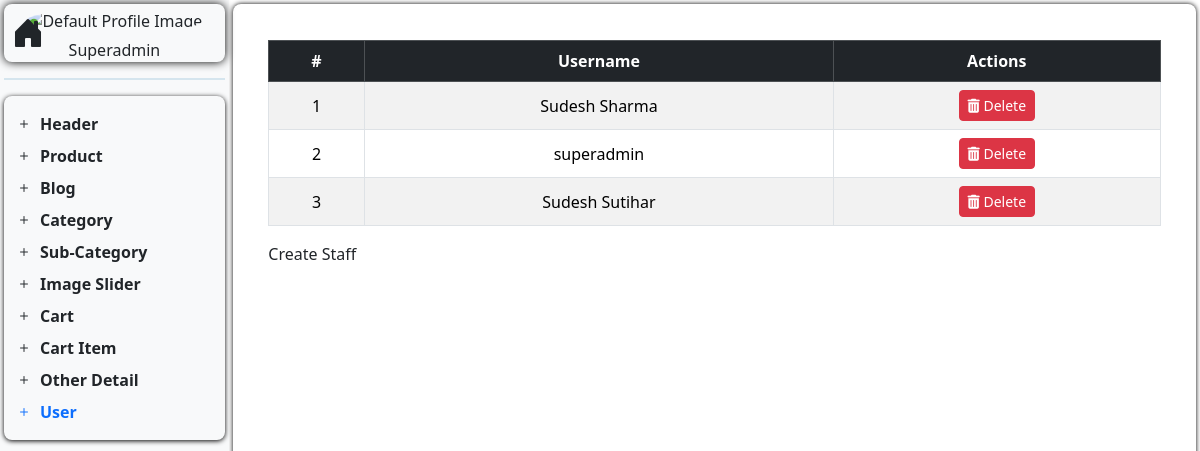
The page /user/ on the database its author committed.
### techspot_app/models.py (models this page shows, shortened)
class UserModel(AbstractBaseUser, PermissionsMixin):
    username = models.CharField(max_length=600, unique=True)
    number = models.PositiveBigIntegerField()
    email = models.EmailField(unique=True)
    is_active = models.BooleanField(default=True)
    is_staff = models.BooleanField(default=False)
    objects = CustomUserManager()
    USERNAME_FIELD = 'email'  # how user logs in
    REQUIRED_FIELDS = ['username', 'number']  # for createsuperuser

### techspot_app/views.py (the view)
# urls.py: path("user/", GetUserAPI, name="getuserapi"),
def user(request):
    return render(
        request, "Dashboard/D_Content/user.html", {"user": UserModel.objects.all()}
    )

### handler/getcartshandler.py (called while the page is built, shortened)
def get_cart_context(request):
    user_id = request.session.get("user_id")
    cart_items, total_items_count, grand_total = [], 0, 0.0
    user = None
    return user, cart_items, total_items_count, grand_total

### techspot_app/context_processors.py (called while the page is built)
def get_common_context(request, products=None, extra_context=None):
    user, cart_items, total_items_count, grand_total = get_cart_context(request)
    context = {
        "categories": CategoryModel.objects.prefetch_related("subcategories").all(),
        "sub_categories": Sub_CategoryModel.objects.all(),
        "images": image_SliderModel.objects.all(),
        "cart_item": cart_items,
        "total_items_count": total_items_count,
        "grand_total": grand_total,
        "header": HeaderModel.objects.last(),
        "otherdetails": OtherDetailModel.objects.last(),
        "advertisement": AdvertisementModel.objects.all(),
        "allcategory": CategoryModel.objects.all(),
    }
    if products:
        context["products"] = products
    if extra_context:
        context.update(extra_context)
    return context

### techspot_app/templates/Dashboard/D_Content/user.html
{% extends "Dashboard/dashboard.html" %}
{% block user%}
<div class="container mt-4">
  {% if user %}
  <table class="table table-bordered table-striped align-middle text-center">
    <thead class="table-dark">
      <tr>
        <th scope="col">#</th>
        <th scope="col">Username</th>
        <th scope="col">Actions</th>
      </tr>
    </thead>
    <tbody>
      {% for usr in user %}
      <tr>
        <td>{{ forloop.counter }}</td>
        <td>{{ usr.username }}</td>
        <td>
          <span onclick="location.href=`{% url 'del_user' usr.id %}`" class="btn btn-sm btn-danger pointcursor">
            <i class="fa fa-trash-alt"></i> Delete
          </span>
        </td>
      </tr>
      {% endfor %}
    </tbody>
  </table>
  {% else %}
  <div class="alert alert-warning text-center">
    <strong>No users found.</strong>
  </div>
  {% endif %}
  <span onclick="location.href=`{% url 'create_staff' %}`" class="pointcursor">
    Create Staff
  </span>
</div>
{% endblock %}

### static/CSS/mainstyle.css (style rules this page uses)
:root { --main-color: #70abcb; --secondary-color: #f1f1f1; --text-color: #333; }
.container { max-width: 95%; padding: 0; }
.pointcursor { cursor: pointer; }

### static/CSS/Dashboard/dashboard.css (style rules this page uses)
* { margin: 0; padding: 0; max-width: 100%; box-sizing: border-box; }

### rows shown on the page
UserModel: username "Sudesh Sharma"
UserModel: username "superadmin"
UserModel: username "Sudesh Sutihar"
